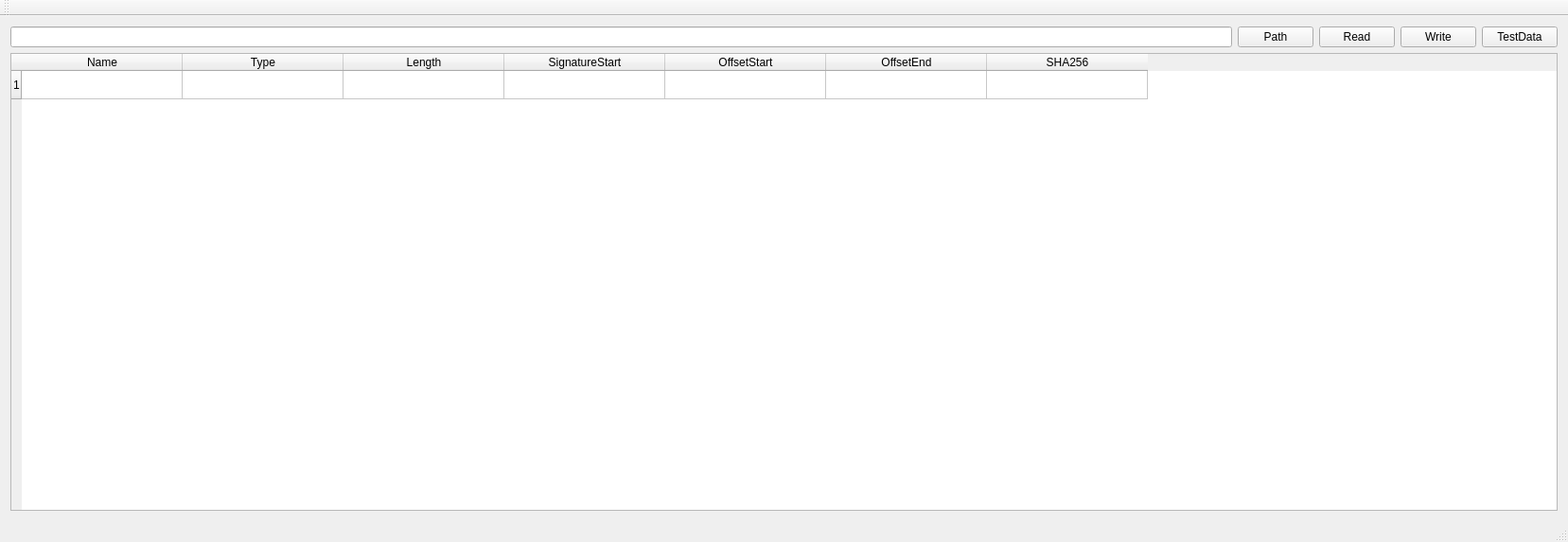
<?xml version="1.0" encoding="UTF-8"?>
<ui version="4.0">
 <class>BaseEditorClass</class>
 <widget class="QMainWindow" name="BaseEditorClass">
  <property name="geometry">
   <rect>
    <x>0</x>
    <y>0</y>
    <width>1657</width>
    <height>573</height>
   </rect>
  </property>
  <property name="baseSize">
   <size>
    <width>0</width>
    <height>0</height>
   </size>
  </property>
  <property name="windowTitle">
   <string>BaseEditor</string>
  </property>
  <widget class="QWidget" name="centralWidget">
   <layout class="QGridLayout" name="gridLayout">
    <item row="0" column="0">
     <widget class="QLineEdit" name="pathLineEdit"/>
    </item>
    <item row="0" column="1">
     <widget class="QPushButton" name="pathButton">
      <property name="text">
       <string>Path</string>
      </property>
     </widget>
    </item>
    <item row="0" column="2">
     <widget class="QPushButton" name="readButton">
      <property name="text">
       <string>Read</string>
      </property>
     </widget>
    </item>
    <item row="0" column="3">
     <widget class="QPushButton" name="writeButton">
      <property name="text">
       <string>Write</string>
      </property>
     </widget>
    </item>
    <item row="0" column="4">
     <widget class="QPushButton" name="testDataButton">
      <property name="text">
       <string>TestData</string>
      </property>
     </widget>
    </item>
    <item row="1" column="0" colspan="5">
     <widget class="QTableWidget" name="tableWidget">
      <property name="sizeIncrement">
       <size>
        <width>0</width>
        <height>0</height>
       </size>
      </property>
      <property name="sizeAdjustPolicy">
       <enum>QAbstractScrollArea::AdjustIgnored</enum>
      </property>
      <property name="rowCount">
       <number>1</number>
      </property>
      <attribute name="horizontalHeaderDefaultSectionSize">
       <number>170</number>
      </attribute>
      <row/>
      <column>
       <property name="text">
        <string>Name</string>
       </property>
       <property name="textAlignment">
        <set>AlignCenter</set>
       </property>
      </column>
      <column>
       <property name="text">
        <string>Type</string>
       </property>
       <property name="textAlignment">
        <set>AlignCenter</set>
       </property>
      </column>
      <column>
       <property name="text">
        <string>Length</string>
       </property>
       <property name="textAlignment">
        <set>AlignCenter</set>
       </property>
      </column>
      <column>
       <property name="text">
        <string>SignatureStart</string>
       </property>
       <property name="textAlignment">
        <set>AlignCenter</set>
       </property>
      </column>
      <column>
       <property name="text">
        <string>OffsetStart</string>
       </property>
       <property name="textAlignment">
        <set>AlignCenter</set>
       </property>
      </column>
      <column>
       <property name="text">
        <string>OffsetEnd</string>
       </property>
       <property name="textAlignment">
        <set>AlignCenter</set>
       </property>
      </column>
      <column>
       <property name="text">
        <string>SHA256</string>
       </property>
       <property name="textAlignment">
        <set>AlignCenter</set>
       </property>
      </column>
      <item row="0" column="0">
       <property name="textAlignment">
        <set>AlignCenter</set>
       </property>
      </item>
      <item row="0" column="1">
       <property name="textAlignment">
        <set>AlignCenter</set>
       </property>
      </item>
     </widget>
    </item>
   </layout>
  </widget>
  <widget class="QMenuBar" name="menuBar">
   <property name="geometry">
    <rect>
     <x>0</x>
     <y>0</y>
     <width>1657</width>
     <height>26</height>
    </rect>
   </property>
  </widget>
  <widget class="QToolBar" name="mainToolBar">
   <attribute name="toolBarArea">
    <enum>TopToolBarArea</enum>
   </attribute>
   <attribute name="toolBarBreak">
    <bool>false</bool>
   </attribute>
  </widget>
  <widget class="QStatusBar" name="statusBar"/>
 </widget>
 <layoutdefault spacing="6" margin="11"/>
 <resources>
  <include location="BaseEditor.qrc"/>
 </resources>
 <connections/>
</ui>
